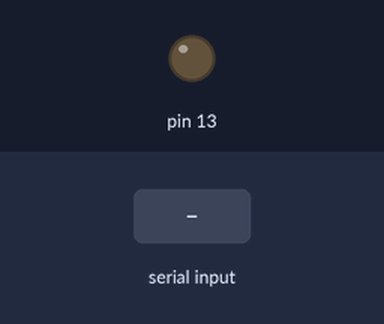
Bench run of a sketch on a simulated Arduino Uno, built with avr-gcc and run on an emulated ATmega328P. On the bench: output pins drawn as LEDs (lit = HIGH). Inputs (shaded band) come from the test bench.

Above: at 1.2 s.
1.3 s: "x" received over Serial
At 2.5 s:
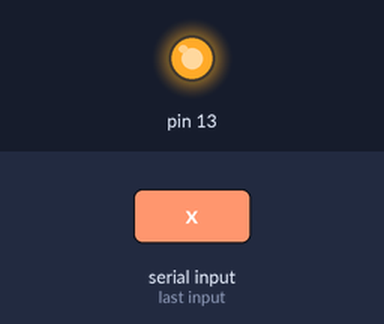
2.8 s: "o" received over Serial
At 3.9 s:
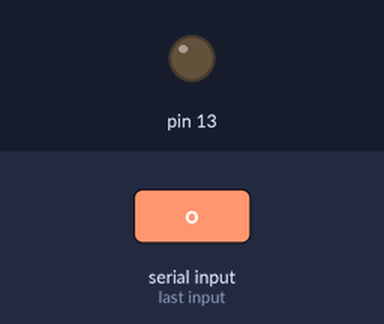
Timing chart, 0 to 5.8 s (numbered marks = the images above; inputs shaded):
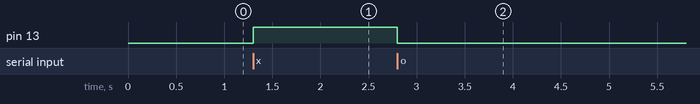

Measured:
- after the input at 1.3 s, pin 13: LOW → HIGH at once
- after the input at 2.8 s, pin 13: HIGH → LOW at once

The sketch:

receive_blink.ino
```cpp
/**
 * Receives messages over the serial interface for blinking an LED on and off.
 *
 * Author: Brad Osgood
 * Date: Jun 6 2012
 */
void setup() {
  Serial.begin(9600);
  pinMode(13, OUTPUT);
}

void loop(){
  if (Serial.available()){

    byte val = Serial.read();

    if (val == 'x') { digitalWrite(13, HIGH); }
    if (val == 'o') { digitalWrite(13, LOW); }
  }
}
```
